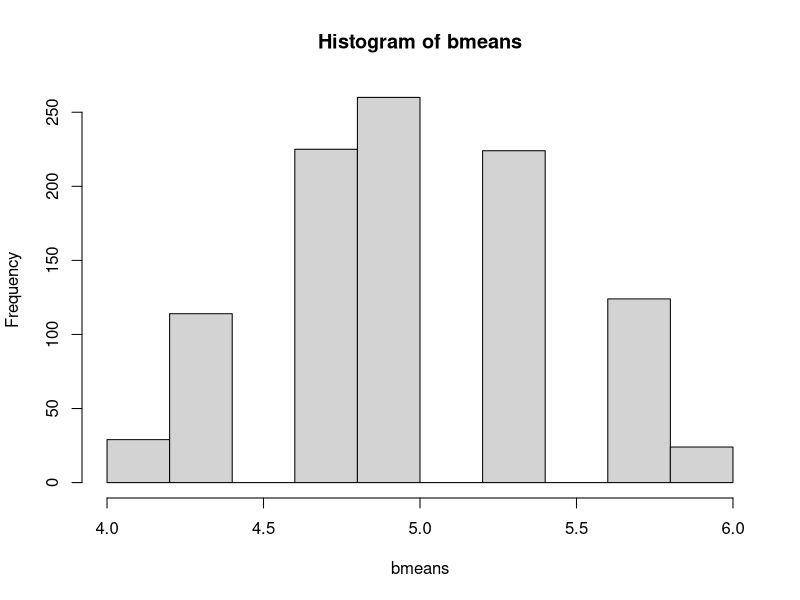
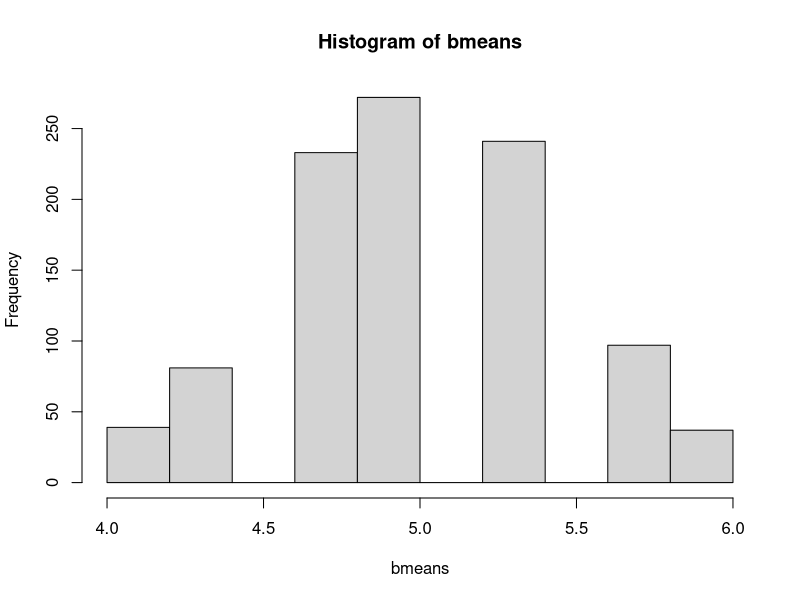

Generate these figures, in order, with R:
#Sample mean bootstrap example: Create a confidence interval.
x <- c(4,5,6)
n <- length(x)

nreps <- 1000 #Should be at least 10,000 for most real inference.
#Setting to 1000 here only to prevent computational overload.

bmeans <- rep(NA, nreps)  #Creating the bootstrapped means vector, full of missing values.
for(i in 1:nreps){
  bsample <- sample(x, replace=TRUE)
  bmeans[i] <- mean(bsample)
}

#Notice that bmeans contains the sampling distribution of the sample means:
hist(bmeans)



#Create a confidence interval:  For a 95% interval, I need the 2.5th and 97.5th percentiles:
sorted <- sort(bmeans)
sorted[25]
sorted[975]
#To find out whether nreps was large enough, run this again and check that the interval stays the same.






#Create a p-value for testing the alternative that mu > 4.5: First, assume the null that mu = 5.
xnull <- x - mean(x) + 5
n <- length(xnull)

nreps <- 1000

bmeans <- rep(NA, nreps)  #Creating the bootstrapped means vector, full of missing values.
for(i in 1:nreps){
  bsample <- sample(xnull, replace=TRUE)
  bmeans[i] <- mean(bsample)
}

hist(bmeans)  #Double check that we have the mean of the sampling distribution equal to the hypothesized mean.
p.val <- length(which(bmeans >=4.55)) / length(bmeans) #P-value is proportion of x-bars >= 4.5.
